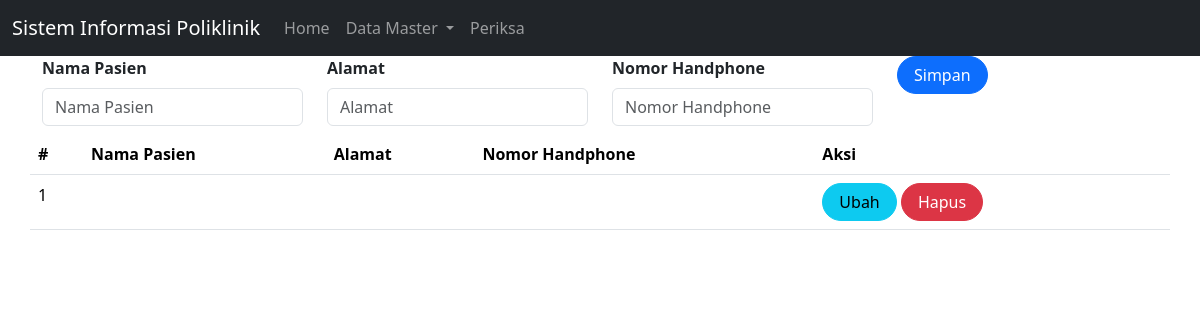
The app's page /pasien.php?id=1, older data.
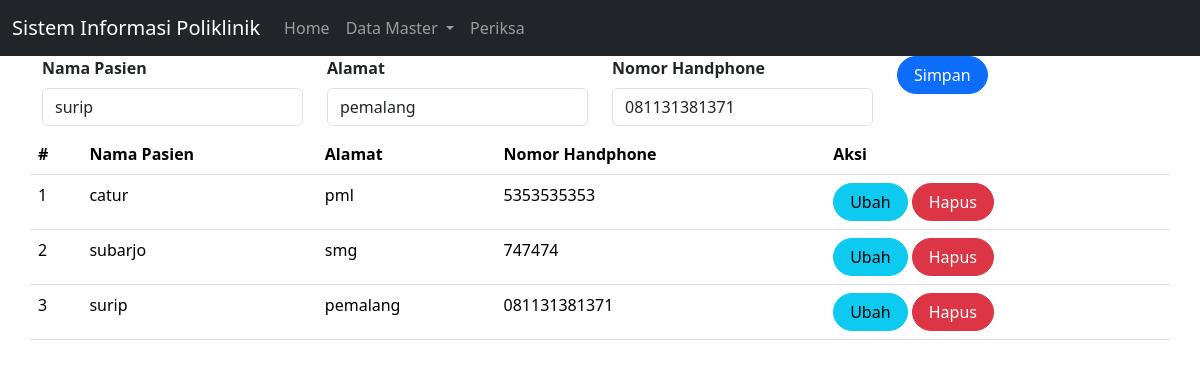
The same page, newer data.
### tables this page shows
CREATE TABLE `pasien` (
  `id` int(10) NOT NULL,
  `nama` varchar(100) NOT NULL,
  `alamat` varchar(100) NOT NULL,
  `no_hp` varchar(20) NOT NULL
);

### pasien.php (the view, shortened to what this page needs)
<!doctype html>
<html lang="en">
  <head>
    <link href="https://cdn.jsdelivr.net/npm/bootstrap@5.3.2/dist/css/bootstrap.min.css" rel="stylesheet">
  </head>
  <body>
  <nav class="navbar navbar-expand-lg  navbar-dark bg-dark">
  <div class="container-fluid">
    <a class="navbar-brand" href="#">
      Sistem Informasi Poliklinik
    </a>
    <div class="collapse navbar-collapse" id="navbarNavDropdown">
      <ul class="navbar-nav">
        <li class="nav-item">
          <a class="nav-link" aria-current="page" href="index.php">
            Home
          </a>
        </li>
        <li class="nav-item dropdown">
          <a class="nav-link dropdown-toggle" href="#" role="button"
          data-bs-toggle="dropdown" aria-expanded="false">
            Data Master
          </a>
        </li>
        <li class="nav-item">
          <a class="nav-link"
          href="periksa.php?page=periksa">
            Periksa
          </a>
        </li>
      </ul>
    </div>
  </div>
</nav>
<?php
include'koneksi.php';
?>
<body>
    <div class="container">
    <form class="form row" method="POST" action="" name="myForm" onsubmit="return(validate());">
    <?php
    $nama = '';
    $alamat = '';
    $no_hp = '';
    if (isset($_GET['id'])) {
        $ambil = mysqli_query($mysqli,
        "SELECT * FROM pasien
        WHERE id='" . $_GET['id'] . "'");
        while ($row = mysqli_fetch_array($ambil)) {
            $nama = $row['nama'];
            $alamat = $row['alamat'];
            $no_hp = $row['no_hp'];
        }
    ?>
    <?php
    }
    ?>
     <div class="col">
        <label for="inputNama" class="form-label fw-bold">
            Nama Pasien
        </label>
        <input type="varchar" class="form-control" name="nama" id="inputNama" placeholder="Nama Pasien" value="<?php echo $nama ?>">
    </div>
    <div class="col">
        <label for="inputAlamat" class="form-label fw-bold">
            Alamat
        </label>
        <input type="varchar" class="form-control" name="alamat" id="inputAlamat" placeholder="Alamat" value="<?php echo $alamat ?>">
    </div>
    <div class="col mb-2">
        <label for="inputNo_hp" class="form-label fw-bold">
        Nomor Handphone
        </label>
        <input type="varchar" class="form-control" name="no_hp" id="inputNo_hp" placeholder="Nomor Handphone" value="<?php echo $no_hp ?>">
    </div>
    <div class="col">
        <button type="submit" class="btn btn-primary rounded-pill px-3" name="simpan">Simpan</button>
    </div>
<table class="table table-hover">
    <thead>
        <tr>
            <th scope="col">#</th>
            <th scope="col">Nama Pasien</th>
            <th scope="col">Alamat</th>
            <th scope="col">Nomor Handphone</th>
            <th scope="col">Aksi</th>
        </tr>
    </thead>
    <tbody>
    <?php
   $result = mysqli_query(
    $mysqli,"SELECT * FROM pasien ORDER BY nama"
    );
$no = 1;
while ($data = mysqli_fetch_array($result)) {
?>
    <tr>
        <td><?php echo $no++ ?></td>
        <td><?php echo $data['nama'] ?></td>
        <td><?php echo $data['alamat'] ?></td>
        <td><?php echo $data['no_hp'] ?></td>
                <td>
                    <a class="btn btn-info rounded-pill px-3"
                    href="pasien.php?id=<?php echo $data['id'] ?>">Ubah
                    </a>
                    <a class="btn btn-danger rounded-pill px-3"
                    href="pasien.php?id=<?php echo $data['id'] ?>&aksi=hapus">Hapus
                    </a>
                </td>
            </tr>
        <?php
        }
        ?>
    </tbody>
</form>
</body>
</html>

Row changes from the older to the newer data that the page shows:
changed pasien: nama (not shown) → "surip"; alamat (not shown) → "pemalang"; no_hp (not shown) → "081131381371"
added pasien: nama "catur", alamat "pml", no_hp "5353535353"
added pasien: nama "subarjo", alamat "smg", no_hp "747474"
